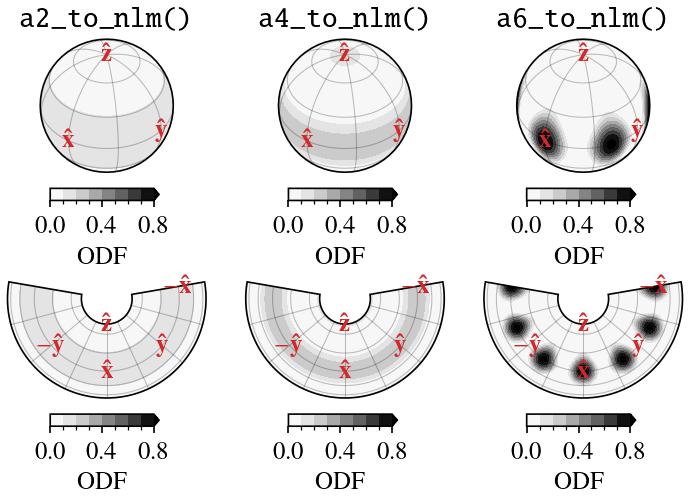

Write the Python code that produced this figure.
#!/usr/bin/python3
# Nicholas M. Rathmann <[email redacted]>, 2025-

"""
Verify that constructing <a^6> from discrete ensemble of a-axes 
is sufficient for capturing hexagonal symmetry if nlm = sf.a6_to_nlm() is used.
"""

import copy, sys, os, code # code.interact(local=locals())
import numpy as np
from scipy.spatial.transform import Rotation as R

from specfabpy import specfab as sf
from specfabpy import plotting as sfplt
import cartopy.crs as ccrs

FS = sfplt.setfont_tex(fontsize=12)
lm, nlm_len = sf.init(8)

ex,ey,ez = np.eye(3)

a2 = np.zeros((3,)*2)
a4 = np.zeros((3,)*4)
a6 = np.zeros((3,)*6)

I = np.arange(3)
N = len(I)
for ii in I:
    ang = ii*np.deg2rad(60)
    print('a-axis angle: %.1f'%(np.rad2deg(ang)))
    r = R.from_rotvec(ang*ez)
    a_ = np.matmul(r.as_matrix(), ex)
    a2 += np.einsum('i,j',         *[a_,]*2)/N
    a4 += np.einsum('i,j,k,l',     *[a_,]*4)/N
    a6 += np.einsum('i,j,k,l,m,n', *[a_,]*6)/N

nlm_2 = np.zeros(nlm_len, dtype=np.complex128)
nlm_4 = np.zeros(nlm_len, dtype=np.complex128)
nlm_6 = np.zeros(nlm_len, dtype=np.complex128)

nlm_2[:sf.L2len] = sf.a2_to_nlm(a2) 
nlm_4[:sf.L4len] = sf.a4_to_nlm(a4) 
nlm_6[:sf.L6len] = sf.a6_to_nlm(a6) 

### Plot

import matplotlib.pyplot as plt
from matplotlib import rcParams, rc
import matplotlib.gridspec as gridspec

geo, prj = sfplt.getprojection(rotation=45-10, inclination=50)
prj2 = ccrs.AlbersEqualArea(central_longitude=0) # use another projection for a axes

fig = plt.figure(figsize=(5,3))
gs = gridspec.GridSpec(2, 3)
gs.update(left=0.07, right=0.97, top=0.96, bottom=0.1, hspace=0.4)
axi = [fig.add_subplot(gs[0,ii], projection=prj ) for ii in range(3)]
axj = [fig.add_subplot(gs[1,ii], projection=prj2) for ii in range(3)]

for axset in (axi,axj):
    for ax in axset: ax.set_global()

lvlset = (np.linspace(0,0.8,9), lambda x,p:'%.1f'%x) 

for ii,nlm in enumerate((nlm_2,nlm_4,nlm_6)):
           
    sfplt.plotODF(nlm, lm, axi[ii], cblabel=r'ODF', lvlset=lvlset)
    sfplt.plotcoordaxes(axi[ii], geo, axislabels='vuxi', color='tab:red')

    sfplt.plotODF(nlm, lm, axj[ii], cblabel=r'ODF', lvlset=lvlset)
    sfplt.plotcoordaxes(axj[ii], geo, axislabels='vuxi', color='tab:red')
   
    axi[ii].set_title(r'\texttt{a%i_to_nlm()}'%((ii+1)*2))
   
plt.savefig('test-hexagonal.png', dpi=150, bbox_inches='tight', pad_inches=0.05)

